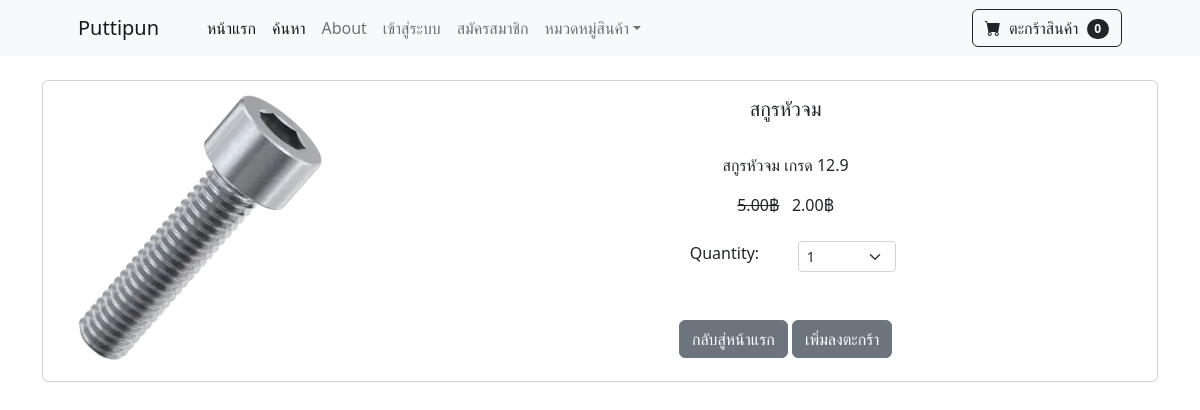
The app's page /product/3 with its own data.
### store/models.py (models this page shows, shortened)
class Product(models.Model):
    name = models.CharField(max_length=100)
    price = models.DecimalField(default=0, decimal_places=2, max_digits=6)
    category = models.ForeignKey(Category, on_delete=models.CASCADE, default=1)
    description = models.CharField(max_length=250, default='', blank=True, null=True)
    image = models.ImageField(upload_to='upload/product/')
    is_sale = models.BooleanField(default=False)
    sale_price = models.DecimalField(default=0, decimal_places=2, max_digits=6)

### store/views.py (the view)
# urls.py: path('product/<int:pk>', views.product, name='product'),
def product(request, pk):
    product = Product.objects.get(id=pk)
    return render(request, 'product.html', {'product':product})

### cart/cart.py (called while the page is built)
    def __len__(self):
        return len(self.cart)

### cart/context_processors.py (called while the page is built)
def cart(request):
    return {'cart':Cart(request)}

### store/templates/product.html (shortened to what this page needs)
{% extends "base.html" %}
{% block content %}
    <div class="container">
        <br>
        <div class="card mb-3">
            <div class="row g-0">
                <div class="col-md-4">
                    <img src="{{ product.image.url }}" class="img-fluid rounded-start" alt="...">
                </div>
                <div class="col-md-8">
                    <div class="card-body">
                        <center>
                            <h5 class="card-title">{{ product.name }}</h5>
                            <br>
                            <p class="card-text">{{ product.description }}</p>
                            {% if product.is_sale %}
                                <strike>{{ product.price }}฿</strike> &nbsp; {{ product.sale_price }}฿
                            {% else %}
                                {{ product.price }}฿
                            {% endif %}
                            <br><br>
                            <div class='row justify-content-center'>
                                <div class='col-md-2'>Quantity:</div>
                                <div class='col-md-2'>
                                    <select class="form-select form-select-sm" id='qty-cart'>
                                        <option value="1">1</option>
                                    </select>
                                </div>
                            </div>
                            <br><br>
                            <a href="{% url "home" %}" class='btn btn-secondary'>กลับสู่หน้าแรก</a>
                            <button type='button' value='{{ product.id }}' class='btn btn-secondary' id='add-cart'>เพิ่มลงตะกร้า</button>
                        </center>
                    </div>
                </div>
            </div>
          </div>
    </div>
{% endblock content %}

### records on screen
Product: image (picture), name "สกูรหัวจม", description "สกูรหัวจม เกรด 12.9", price "5.00", sale_price "2.00"

### other values on screen
{{ cart|length }} "0"
